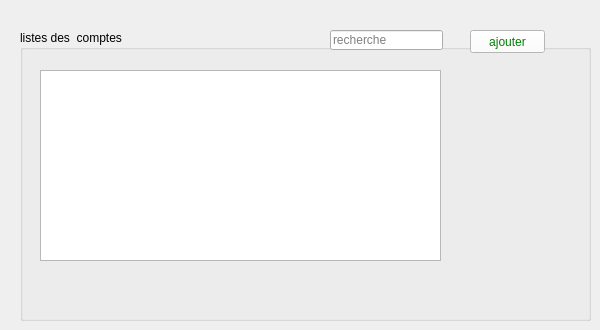
        <widget class="QWidget" name="tab_6">
         <attribute name="title">
          <string>compte</string>
         </attribute>
         <widget class="QGroupBox" name="groupBox_6">
          <property name="geometry">
           <rect>
            <x>20</x>
            <y>30</y>
            <width>571</width>
            <height>291</height>
           </rect>
          </property>
          <property name="title">
           <string>listes des  comptes</string>
          </property>
          <widget class="QLineEdit" name="lineEdit_9">
           <property name="geometry">
            <rect>
             <x>310</x>
             <y>0</y>
             <width>113</width>
             <height>20</height>
            </rect>
           </property>
           <property name="placeholderText">
            <string>recherche</string>
           </property>
          </widget>
          <widget class="QPushButton" name="pushButton_6">
           <property name="geometry">
            <rect>
             <x>450</x>
             <y>0</y>
             <width>75</width>
             <height>23</height>
            </rect>
           </property>
           <property name="styleSheet">
            <string notr="true">color: green ; background-color: white </string>
           </property>
           <property name="text">
            <string>ajouter</string>
           </property>
          </widget>
          <widget class="QTableView" name="tableView_6">
           <property name="geometry">
            <rect>
             <x>20</x>
             <y>40</y>
             <width>401</width>
             <height>191</height>
            </rect>
           </property>
          </widget>
         </widget>
        </widget>
